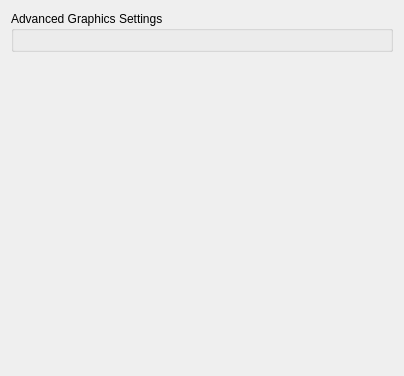
<?xml version="1.0" encoding="UTF-8"?>
<ui version="4.0">
 <class>ConfigureGraphicsAdvanced</class>
 <widget class="QWidget" name="ConfigureGraphicsAdvanced">
  <property name="geometry">
   <rect>
    <x>0</x>
    <y>0</y>
    <width>404</width>
    <height>376</height>
   </rect>
  </property>
  <property name="windowTitle">
   <string>Form</string>
  </property>
  <property name="accessibleName">
   <string>Advanced</string>
  </property>
  <layout class="QVBoxLayout" name="verticalLayout_1">
   <item>
    <layout class="QVBoxLayout" name="verticalLayout_2">
     <item>
      <widget class="QGroupBox" name="groupBox_1">
       <property name="title">
        <string>Advanced Graphics Settings</string>
       </property>
       <layout class="QVBoxLayout" name="verticalLayout_3">
        <item>
         <widget class="QWidget" name="populate_target" native="true">
          <layout class="QVBoxLayout" name="verticalLayout">
           <property name="leftMargin">
            <number>0</number>
           </property>
           <property name="topMargin">
            <number>0</number>
           </property>
           <property name="rightMargin">
            <number>0</number>
           </property>
           <property name="bottomMargin">
            <number>0</number>
           </property>
          </layout>
         </widget>
        </item>
       </layout>
      </widget>
     </item>
    </layout>
   </item>
   <item>
    <spacer name="verticalSpacer">
     <property name="orientation">
      <enum>Qt::Vertical</enum>
     </property>
     <property name="sizeHint" stdset="0">
      <size>
       <width>20</width>
       <height>40</height>
      </size>
     </property>
    </spacer>
   </item>
  </layout>
 </widget>
 <resources/>
 <connections/>
</ui>
